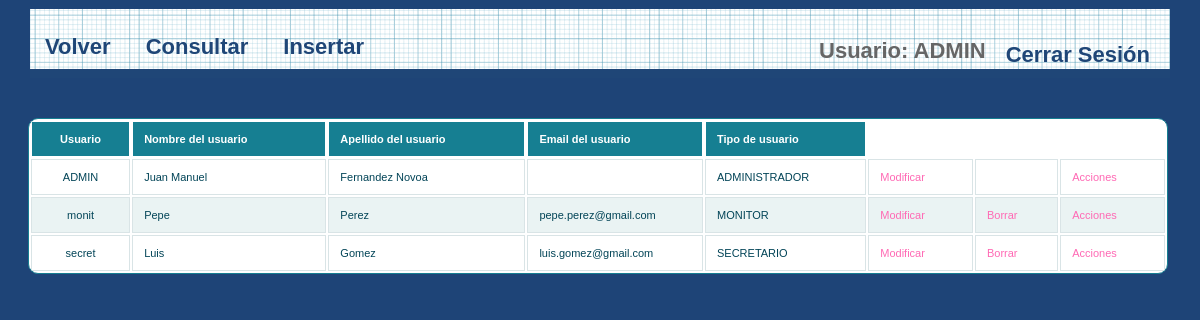
Page /et3_iu/Controllers/EMPLEADO_Controller.php (signed in) on the committed database.
### tables this page shows
CREATE TABLE IF NOT EXISTS `EMPLEADOS` (
  `EMP_USER` varchar(25) NOT NULL,
  `EMP_PASSWORD` varchar(128) NOT NULL,
  `EMP_NOMBRE` varchar(25) DEFAULT NULL,
  `EMP_APELLIDO` varchar(50) DEFAULT NULL,
  `EMP_EMAIL` varchar(50) DEFAULT NULL,
  `EMP_TIPO` int(10) DEFAULT NULL,
  `EMP_ESTADO` varchar(25) DEFAULT NULL
);

CREATE TABLE IF NOT EXISTS `ROL` (
`ROL_ID` int(10) NOT NULL,
  `ROL_NOM` varchar(80) DEFAULT NULL
);

### et3_iu/Models/EMPLEADO_Model.php (called while the page is built, shortened)
<?php
include '../Functions/LibraryFunctions.php';
class EMPLEADOS_Modelo
{
	var $mysqli;
function ConectarBD()
{
    $this->mysqli = new mysqli("localhost", "iu2016", "iu2016", "IU2016");
}
	function ConsultarTodo()
	{
		$sql = "select * from EMPLEADOS";
		if (!($resultado = $this->mysqli->query($sql))){
			return 'Error en la consulta sobre la base de datos';
		}
		else{
			$toret=array();
			$i=0;
			while ($fila= $resultado->fetch_array()) {
				$toret[$i]=$fila;
				$i++;
			}
			return $toret;
		}
	}
}
?>

### et3_iu/Functions/LibraryFunctions.php (called while the page is built, shortened)
<?php
function ConsultarNOMRol($ROL_ID) {
    $mysqli = new mysqli("localhost", "iu2016", "iu2016", "IU2016");
    $sql = "SELECT ROL_NOM FROM ROL WHERE ROL_ID='" . $ROL_ID . "'";
    $result = $mysqli->query($sql)->fetch_array();
    return $result['ROL_NOM'];
}
                    ?><a style="font-size:20px;" href='../Controllers/EMPLEADO_Controller.php'><?php echo $strings['Gestión de Empleados'] ?></a><br><br>  <?php

### et3_iu/Views/EMPLEADO_SHOW_ALL_Vista.php (the view, shortened to what this page needs)
<?php
class EMPLEADOS_Show{
private $datos;
private $volver;
function __construct($array, $volver){
	$this->datos = $array;
	$this->volver = $volver;
	$this->render();
}
function render(){
?>
?> <head>
	<link rel="stylesheet" href="../Styles/styles.css" type="text/css" media="screen" />
	<link rel="stylesheet" type="text/css" href="../Styles/print.css" media="print" />
	</head>
	<div id="wrapper">
		<nav>
			<div class="menu">
				<ul>
					<li><a href="../Functions/Desconectar.php"><?php echo  $strings['Cerrar Sesión']; ?></a></li>
					<li><?php echo $strings['Usuario'].": ". $_SESSION['login']; ?></li>
				</ul>
				<?php echo '<a href=\'' . $this->volver . "'>" . $strings['Volver'] . " </a>"; ?></li>
				<a href='./EMPLEADO_Controller.php?accion=<?php echo $strings['Consultar']?>'><?php echo $strings['Consultar']?></a>
				<a href='./EMPLEADO_Controller.php?accion=<?php echo $strings['Insertar']?>'><?php echo $strings['Insertar']?></a>
			</div>
		</nav>
<?php
	$lista = array('EMP_USER','EMP_NOMBRE', 'EMP_APELLIDO', 'EMP_EMAIL', 'EMP_TIPO');
?>
	<br><br>
	<table id="btable" class="responstable" border = 1>
	<tr>
<?php
	foreach($lista as $titulo){
	if($titulo==='EMP_DIRECCION') {
		echo "<th colspan='2'>";
	}
	else {
		echo "<th>";
	}
		?>
<?php
		echo $strings[$titulo];
?>
		</th>
<?php
	}
?>
	</tr>
<?php
for ($j=0;$j<count($this->datos);$j++){
if ($this->datos[$j]['EMP_ESTADO']!=='Inactivo'){
echo "<tr>";
foreach ($this->datos [$j] as $clave => $valor) {
	for ($i = 0; $i < count($lista); $i++) {
		?>
		<?php
		if ($clave === $lista[$i]) {
			if($clave==='EMP_DIRECCION') {
				echo "<td colspan='2'>";
			}
			else {
				echo "<td>";
			}
			if( ($clave==='EMP_FOTO' ||$clave==='EMP_NOMINA') ){
				if(is_file($valor)) {
					echo "<a target='_blank' href='" . $valor . "'>".$strings['Ver']."</a>";
				}
			}
			else
				if($clave==='EMP_TIPO') {
if(isset($strings[ConsultarNOMRol($valor)])){
					echo $strings[ConsultarNOMRol($valor)];}
					else{
						echo ConsultarNOMRol($valor);
					}
				}
				else {
			echo $valor;
			}
			echo "</td>";
		}
		?>
		<?php
	}
}
?>
		<td>
			<a href='EMPLEADO_Controller.php?EMP_USER=<?php echo $this->datos[$j]['EMP_USER'] . '&accion='.$strings['Modificar']; ?>'><?php echo $strings['Modificar'] ?></a>
		</td>
		<td>
			<?php if ($this->datos[$j]['EMP_USER']!=='ADMIN'){?>
			 <a href='EMPLEADO_Controller.php?EMP_USER=<?php echo $this->datos[$j]['EMP_USER'] . '&accion='.$strings['Borrar']; ?>'><?php echo $strings['Borrar'] ?></a>
		<?php } ?>
		</td>
		<td>
			<a href='EMPLEADO_Controller.php?EMP_USER=<?php echo $this->datos[$j]['EMP_USER'] . '&accion='.$strings['Modificar acciones']; ?>'><?php echo $strings['Modificar acciones']?></a>
		</td>
		</tr>
			<?php
			}
}
?>
	</table>
</div>
<?php
}
}

### et3_iu/Styles/styles.css (style rules this page uses)
* { margin: 0; padding: 0; }
ul li { list-style-type:none; }
header, footer, section, aside, nav, article { display: block; }
#wrapper { width: 1140px; margin: 0 auto; margin-top: 5px; margin-bottom: 5px; }
nav { width: 1140px; height: 69px; margin: 0 auto; background: #1F4677 url(../images/blueprintpaper.png) repeat-x; }
a:link, a:visited { color:hotpink; text-decoration: none; }
li { padding-left: 5px; }
nav .menu { font-size: 22px; font-weight: bold; }
nav .menu ul { margin: 0; padding: 25px 0 0 20px; list-style: none; line-height: normal; }
nav .menu li { display: block; float: right; }
nav .menu a { display: block; margin-right: 5px; padding: 0px 15px; text-decoration: none; color: #1F4677; float:left; }
table { white-space: normal; line-height: normal; font-weight: normal; font-size: small; font-style: normal; color: black; text-align: center; font-variant: normal; border-color: gray; background-color: white; }
#btable { white-space: normal; line-height: normal; font-weight: normal; font-size: 11px; font-style: normal; color: black; text-align: center; font-variant: normal; border-color: gray; background-color: white; margin-left: -2px; }
#btable { width: 100%; overflow: hidden; background: #FFF; color: #024457; border-radius: 10px; border: 1px solid #167F92; }
#btable tr { border: 1px solid #D9E4E6; }
#btable tr:nth-child(odd) { background-color: #EAF3F3; }
#btable th { display: none; border: 1px solid #FFF; background-color: #167F92; color: #FFF; padding: 1em; }
#btable th:first-child { display: table-cell; text-align: center; }
#btable th:nth-child(2) { display: table-cell; }
#btable th:nth-child(2):after { content: attr(data-th); }
@media (min-width: 480px) { #btable th:nth-child(2):after { display: none; } }
#btable td { display: block; word-wrap: break-word; max-width: 7em; }
#btable td:first-child { display: table-cell; text-align: center; border-right: 1px solid #D9E4E6; }
@media (min-width: 480px) { #btable td { border: 1px solid #D9E4E6; } }
#btable th, #btable td { text-align: left; margin: .5em 1em; }
@media (min-width: 480px) { #btable th, #btable td { display: table-cell; padding: 1em; } }
#content p, ul, ol, hr { margin-bottom: 24px; }
* { margin-top: 4px; }

### et3_iu/Styles/print.css (style rules this page uses)
a { text-decoration : underline; color : #0000ff; }
a:link:after, a:visited:after { content: " (" attr(href) ") "; font-size: 70%; }
nav, footer, header, aside { display : none; }

### rows in the picture
empleados: EMP_USER "ADMIN", EMP_NOMBRE "Juan Manuel", EMP_APELLIDO "Fernandez Novoa", EMP_ESTADO "Activo" (drawn), EMP_TIPO.ROL_NOM "ADMINISTRADOR"
empleados: EMP_USER "monit", EMP_NOMBRE "Pepe", EMP_APELLIDO "Perez", EMP_EMAIL "pepe.perez@gmail.com", EMP_TIPO.ROL_NOM "MONITOR"
empleados: EMP_USER "secret", EMP_NOMBRE "Luis", EMP_APELLIDO "Gomez", EMP_EMAIL "luis.gomez@gmail.com", EMP_TIPO.ROL_NOM "SECRETARIO"

### other values in the picture
$strings['Cerrar Sesión'] "Cerrar Sesión"
$strings['Usuario'] "Usuario"
$_SESSION['login'] "ADMIN"
$strings['Volver'] "Volver"
$strings['Consultar'] "Consultar"
$strings['Insertar'] "Insertar"
$strings[$titulo] "Usuario"
$strings[$titulo] "Nombre del usuario"
$strings[$titulo] "Apellido del usuario"
$strings[$titulo] "Email del usuario"
$strings[$titulo] "Tipo de usuario"
